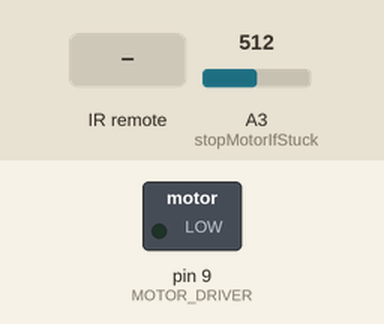
Recording of a sketch running on a simulated Arduino Uno, built with avr-gcc and run on an emulated ATmega328P. Parts: switched loads named in the sketch (green lamp = pin HIGH). Inputs (shaded band) come from the test bench; at power-on: A3 (stopMotorIfStuck) = 512.

Above: at 1.2 s.
1.3 s: infrared code 0xE0E020DF received
At 2.5 s:
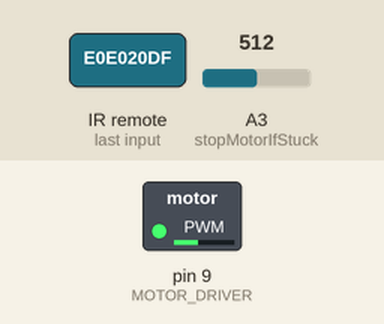
2.8 s: infrared code 0xE0E0A05F received
At 3.9 s:
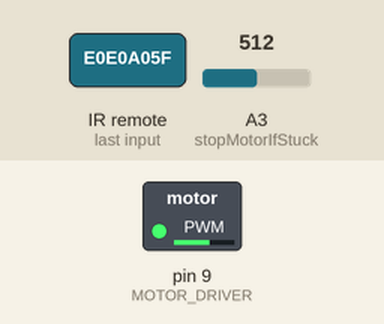
4.3 s: A3 (stopMotorIfStuck) set to 59
6.5 s: A3 (stopMotorIfStuck) set to 51
At 7.8 s:
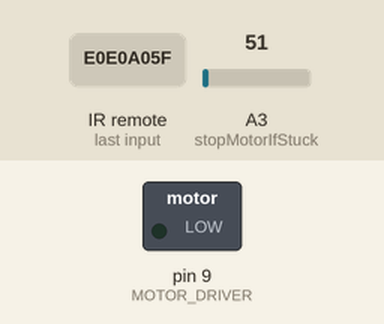
Timing chart, 0 to 9.5 s (numbered marks = the images above; inputs shaded):
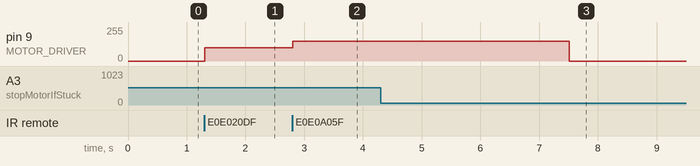

Measured:
- the behaviour switches between 57 and 56 on A3 (stopMotorIfStuck) (found by bisection; images 2 and 3)
- after the input at 1.3 s, pin 9 (MOTOR_DRIVER): 0/255 → 100/255 at once
- after the input at 2.8 s, pin 9 (MOTOR_DRIVER): 100/255 → 150/255 at once
- after the input at 4.3 s, every drawn part: stays the same
- after the input at 6.5 s, pin 9 (MOTOR_DRIVER): 150/255 → 0/255 after 1.0 s

The sketch:

main.ino
```cpp
#include <Arduino.h>
#include <IRremote.h>

#define MOTOR_DRIVER 9
IRrecv receiver(11);
int speed = 0;

void setup()
{
    analogWrite(MOTOR_DRIVER, 0);
    receiver.enableIRIn();
}

void loop()
{
    if (receiver.decode()) {
        switch (receiver.results.value) {
        case 0xE0E040BF: // Turn OFF
            analogWrite(MOTOR_DRIVER, 0);
            speed = 0;
            break;

        case 0xE0E020DF: // Speed 1
            analogWrite(MOTOR_DRIVER, 100);
            speed = 1;
            break;

        case 0xE0E0A05F: // Speed 2
            analogWrite(MOTOR_DRIVER, 150);
            speed = 2;
            break;
        }

        delay(1000);
        receiver.resume();
    }

    stopMotorIfStuck(speed);
    delay(50);
}

void stopMotorIfStuck(int speed)
{
    switch (speed) {
    case 1:
        if (analogRead(A3) < 30) {
            delay(1000);
            if (analogRead(A3) < 30) {
                analogWrite(MOTOR_DRIVER, 0);
                speed = 0;
            }
        }
        break;

    case 2:
        if (analogRead(A3) < 57) {
            delay(1000);
            if (analogRead(A3) < 57) {
                analogWrite(MOTOR_DRIVER, 0);
                speed = 0;
            }
        }
        break;
    }
}
```
